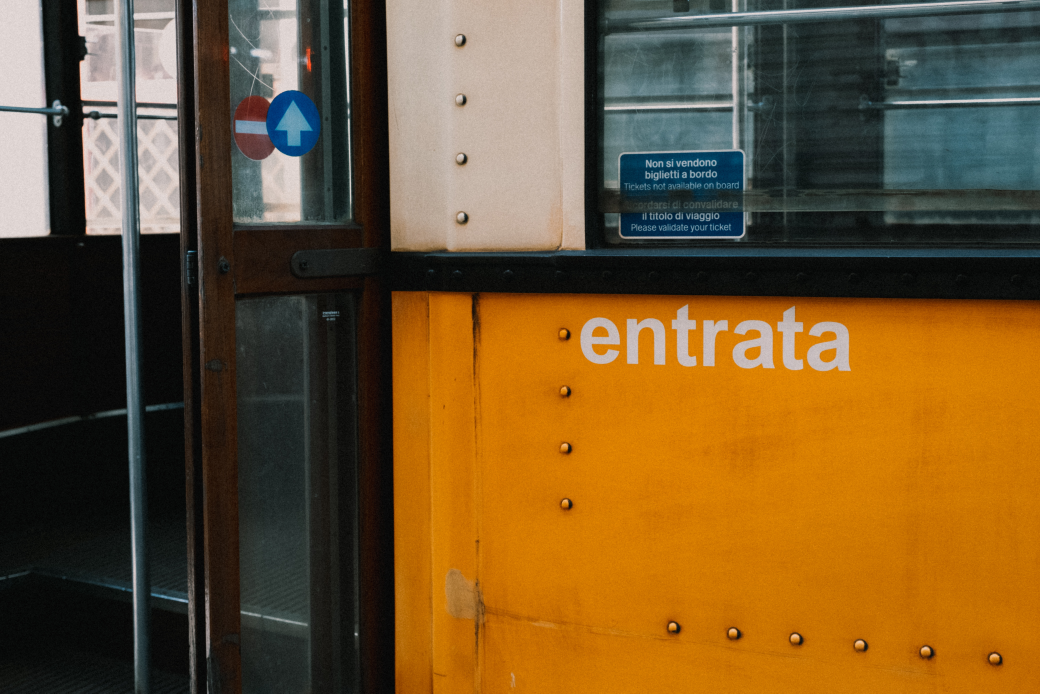
#> input picture image/1.jpg, 6240 x 4160 px (shown at 1/6 size)
$ python basic_functions.py
#> lines starting #> are read from the running program, lines starting #| are printed output that depends on the picture
#> further down, i1 is the input picture: shape (4160, 6240, 3); mean B, G, R 45.5, 85.8, 114.3
import cv2 as cv
import numpy as np
def reScaleFrame(frame, scale= 0.75):
#> called with scale = 0.1
    width = int(frame.shape[1] * scale)
#> width = 624
    height = int(frame.shape[0] * scale)
#> height = 416

    dimensions=(width,height)
#> dimensions = (624, 416)

    return cv.resize(frame, dimensions, cv.INTER_LINEAR)
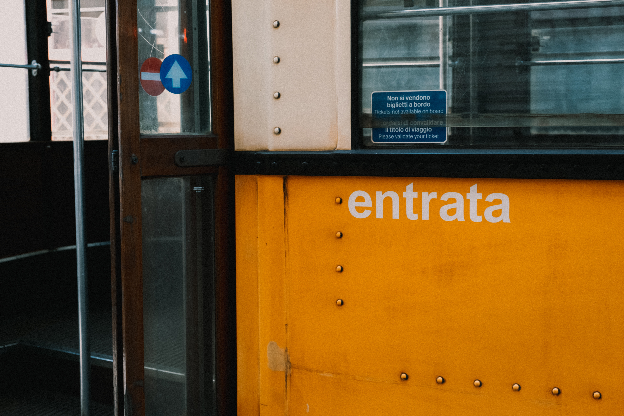
#> returned value: shape (416, 624, 3); mean of channels 0, 1, 2 45.6, 86, 114.4; drawn as B, G, R

i1=cv.imread('image/1.jpg')
image=reScaleFrame(i1,0.1)
# [53 lines of commented-out code are left out]

cv.imshow("Original",image)
#flipping
flip=cv.flip(image,1)
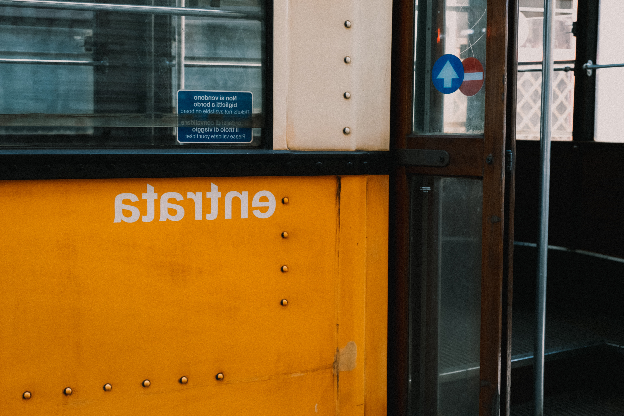
#> flip: shape (416, 624, 3); mean B, G, R 45.6, 86, 114.4
cv.imshow("fliped",flip)

cv.waitKey(0)

$ run again, with image/2.jpg copied over image/1.jpg
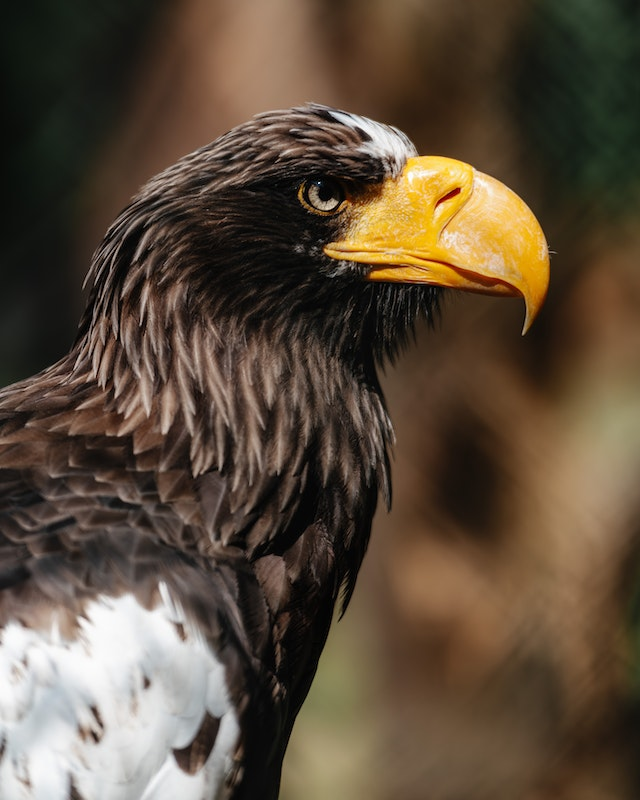
#> input picture image/2.jpg, 640 x 800 px
#> i1 is the input picture: shape (800, 640, 3); mean B, G, R 59.6, 76.6, 92
#> in reScaleFrame, `return cv.resize(frame, dimensions, cv.INTER_LINEAR)`:
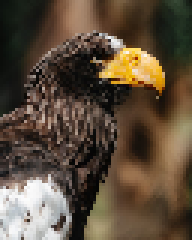
#> returned value: shape (80, 64, 3) (shown 3 times larger); mean of channels 0, 1, 2 59.9, 76.9, 92.3; drawn as B, G, R
#> `flip=cv.flip(image,1)`:
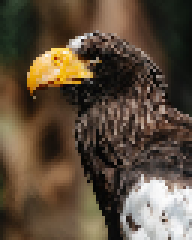
#> flip: shape (80, 64, 3) (shown 3 times larger); mean B, G, R 59.9, 76.9, 92.3
